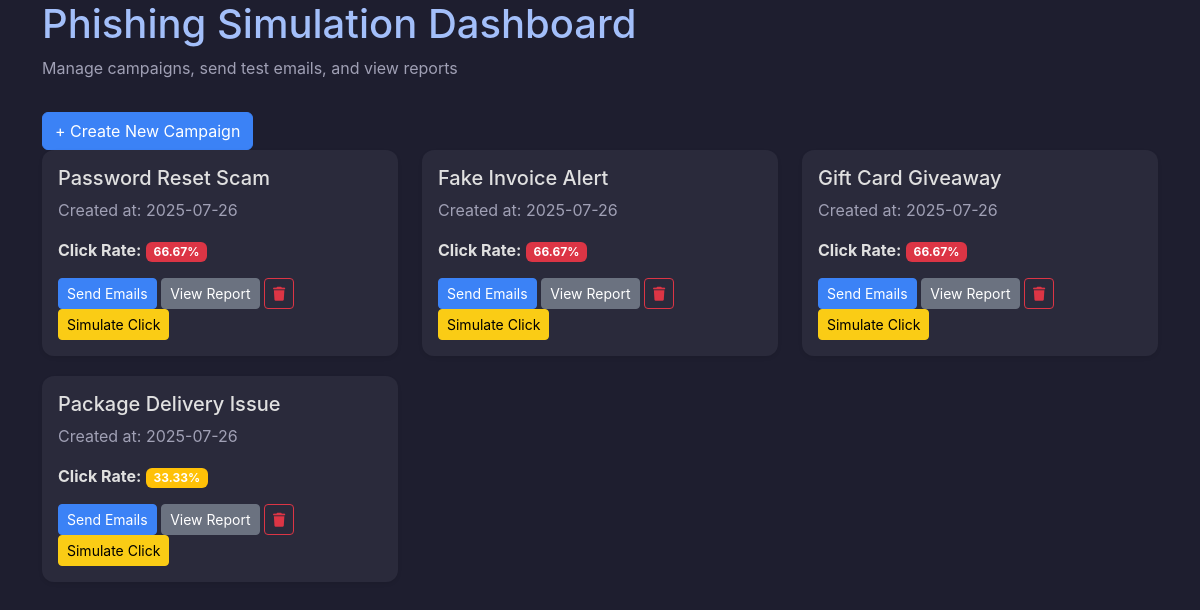
The page / on the database its author committed.
### models.py (models this page shows)
class Campaign(db.Model):
    __tablename__ = 'campaigns'
    id = db.Column(db.Integer, primary_key=True)
    name = db.Column(db.String(200), nullable=False)
    email_template = db.Column(db.Text, nullable=False)
    created_at = db.Column(db.DateTime, default=datetime.utcnow)
    clicks = db.relationship('Click', backref='campaign', lazy=True)

### app.py (the view)
@app.route('/')
def home():
    campaigns = Campaign.query.all()
    campaign_data = []
    total_users = User.query.count()  # same total users for all campaigns
    for campaign in campaigns:
        clicked_count = len(campaign.clicks)
        click_rate = round((clicked_count / total_users) * 100, 2) if total_users else 0
        campaign_data.append({
            'id': campaign.id,
            'name': campaign.name,
            'created_at': campaign.created_at,
            'click_rate': click_rate
        })
    return render_template('home.html', campaigns=campaign_data)

### templates/home.html (shortened to what this page needs)
<!DOCTYPE html>
<html lang="en">
<head>
    <link href="https://cdn.jsdelivr.net/npm/bootstrap@5.3.0/dist/css/bootstrap.min.css" rel="stylesheet">
    <link href="https://cdn.jsdelivr.net/npm/bootstrap@5.3.0/dist/css/bootstrap.min.css" rel="stylesheet">
    <link rel="stylesheet" href="{{ url_for('static', filename='style.css') }}">
    <link rel="stylesheet" href="https://cdnjs.cloudflare.com/ajax/libs/font-awesome/6.5.1/css/all.min.css">
</head>
<body>
    <div class="container">
        <div class="header">
            <h1>Phishing Simulation Dashboard</h1>
            <p class="text-muted">Manage campaigns, send test emails, and view reports</p>
            <a href="/create-campaign" class="btn btn-primary mt-3">+ Create New Campaign</a>
        </div>
        <div class="row">
            {% for campaign in campaigns %}
            <div class="col-md-4">
                <div class="card shadow-sm">
                    <div class="card-body">
                        <h5 class="card-title">{{ campaign.name }}</h5>
                        <p class="card-text text-muted">
                            Created at: {{ campaign.created_at.strftime('%Y-%m-%d') }}
                        </p>
                        <p class="card-text">
                            <strong>Click Rate:</strong>
                            <span class="badge
                                {% if campaign.click_rate <= 20 %} bg-success
                                {% elif campaign.click_rate <= 50 %} bg-warning
                                {% else %} bg-danger
                                {% endif %}">
                                {{ campaign.click_rate }}%
                            </span>
                        </p>
                        <a href="/send-emails/{{ campaign.id }}" class="btn btn-primary btn-sm">Send Emails</a>
                        <a href="/report/{{ campaign.id }}" class="btn btn-secondary btn-sm">View Report</a>
                        <form action="/delete-campaign/{{ campaign.id }}" method="POST" style="display:inline;">
                            <button type="submit" class="btn btn-sm btn-outline-danger"
                                onclick="return confirm('Are you sure you want to delete this campaign?');"
                                title="Delete Campaign">
                                <i class="fas fa-trash"></i>
                            </button>
                        </form>
                        <form action="/simulate-campaign-clicks/{{ campaign.id }}" method="POST" style="display:inline;">
                            <button type="submit" class="btn btn-warning btn-sm">Simulate Click</button>
                        </form>
                    </div>
                </div>
            </div>
            {% endfor %}
        </div>
    </div>
</body>
</html>

### static/style.css (style rules this page uses)
body { background-color: #1e1e2f; color: #e0e0e0; font-family: 'Inter', sans-serif; }
h1, h2, h3, h4, h5 { color: #a3bffa; }
.card { background-color: #2a2a3b; border: none; border-radius: 12px; box-shadow: 0 2px 8px rgba(0, 0, 0, 0.3); color: #e0e0e0; margin-bottom: 20px; }
.text-muted { color: #a0a0b5 !important; }
.btn-primary { background-color: #3b82f6; border-color: #3b82f6; }
.btn-secondary { background-color: #6b7280; border-color: #6b7280; }
.btn-warning { background-color: #facc15; border-color: #facc15; color: #000; }

### rows shown on the page
Campaign: name "Password Reset Scam", created_at "2025-07-26", click_rate "66.67"
Campaign: name "Fake Invoice Alert", created_at "2025-07-26", click_rate "66.67"
Campaign: name "Gift Card Giveaway", created_at "2025-07-26", click_rate "66.67"
Campaign: name "Package Delivery Issue", created_at "2025-07-26", click_rate "33.33"
